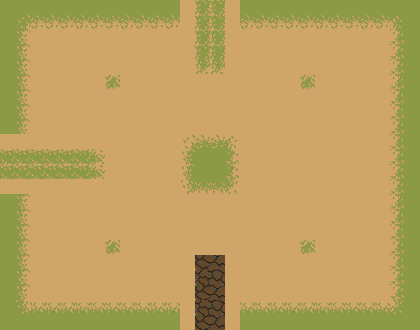

A 2D game scene composited from a Tiled map and its tileset images. What follows is a short description and the map's XML, with every tile layer's data as written:
An orthogonal 28x22 tile map with 15x15 px tiles, 1 tile layer (sueloLayer), 2 tilesets and 21 objects.

<map version="1.10" tiledversion="1.10.2" orientation="orthogonal" renderorder="right-down" width="28" height="22" tilewidth="15" tileheight="15" infinite="0" nextlayerid="3" nextobjectid="32">
 <tileset firstgid="1" source="Ground Tileset.tsx" />
 <tileset firstgid="331" source="bossTileset.tsx" />
 <layer id="1" name="sueloLayer" width="28" height="22">
  <data encoding="csv">
255,255,255,255,255,255,255,255,255,255,255,255,244,257,257,244,255,255,255,255,255,255,255,255,255,255,255,255,
255,221,222,222,222,222,222,222,222,222,222,222,244,257,257,244,222,222,222,222,222,222,222,222,222,222,223,255,
255,243,244,244,244,244,244,244,244,244,244,244,244,257,257,244,244,244,244,244,244,244,244,244,244,244,245,255,
255,243,244,244,244,244,244,244,244,244,244,244,244,257,257,244,244,244,244,244,244,244,244,244,244,244,245,255,
255,243,244,244,244,244,244,244,244,244,244,244,244,279,279,244,244,244,244,244,244,244,244,244,244,244,245,255,
255,243,244,244,244,244,244,301,244,244,244,244,244,244,244,244,244,244,244,244,301,244,244,244,244,244,245,255,
255,243,244,244,244,244,244,244,244,244,244,244,244,244,244,244,244,244,244,244,244,244,244,244,244,244,245,255,
255,243,244,244,244,244,244,244,244,244,244,244,244,244,244,244,244,244,244,244,244,244,244,244,244,244,245,255,
255,243,244,244,244,244,244,244,244,244,244,244,244,244,244,244,244,244,244,244,244,244,244,244,244,244,245,255,
244,244,244,244,244,244,244,244,244,244,244,244,232,233,233,234,244,244,244,244,244,244,244,244,244,244,245,255,
299,299,299,299,299,299,300,244,244,244,244,244,254,255,255,256,244,244,244,244,244,244,244,244,244,244,245,255,
299,299,299,299,299,299,300,244,244,244,244,244,254,255,255,256,244,244,244,244,244,244,244,244,244,244,245,255,
244,244,244,244,244,244,244,244,244,244,244,244,276,277,277,278,244,244,244,244,244,244,244,244,244,244,245,255,
255,243,244,244,244,244,244,244,244,244,244,244,244,244,244,244,244,244,244,244,244,244,244,244,244,244,245,255,
255,243,244,244,244,244,244,244,244,244,244,244,244,244,244,244,244,244,244,244,244,244,244,244,244,244,245,255,
255,243,244,244,244,244,244,244,244,244,244,244,244,244,244,244,244,244,244,244,244,244,244,244,244,244,245,255,
255,243,244,244,244,244,244,301,244,244,244,244,244,244,244,244,244,244,244,244,301,244,244,244,244,244,245,255,
255,243,244,244,244,244,244,244,244,244,244,244,244,545,546,244,244,244,244,244,244,244,244,244,244,244,245,255,
255,243,244,244,244,244,244,244,244,244,244,244,244,630,631,244,244,244,244,244,244,244,244,244,244,244,245,255,
255,243,244,244,244,244,244,244,244,244,244,244,244,715,716,244,244,244,244,244,244,244,244,244,244,244,245,255,
255,265,266,266,266,266,266,266,266,266,266,266,244,630,631,244,266,266,266,266,266,266,266,266,266,266,267,255,
255,255,255,255,255,255,255,255,255,255,255,255,244,715,716,244,255,255,255,255,255,255,255,255,255,255,255,255
</data>
 </layer>
 <objectgroup id="2" name="Colisiones">
  <object id="1" x="0" y="0" width="15" height="120">
   <properties>
    <property name="name" value="pared" />
   </properties>
  </object>
  <object id="2" x="0" y="210" width="15" height="120">
   <properties>
    <property name="name" value="pared" />
   </properties>
  </object>
  <object id="4" x="15" y="315" width="150" height="15">
   <properties>
    <property name="name" value="pared" />
   </properties>
  </object>
  <object id="5" x="255" y="315" width="165" height="15">
   <properties>
    <property name="name" value="pared" />
   </properties>
  </object>
  <object id="6" x="405" y="0" width="15" height="315">
   <properties>
    <property name="name" value="pared" />
   </properties>
  </object>
  <object id="7" x="255" y="0" width="150" height="15">
   <properties>
    <property name="name" value="pared" />
   </properties>
  </object>
  <object id="8" x="15" y="0" width="150" height="15">
   <properties>
    <property name="name" value="pared" />
   </properties>
  </object>
  <object id="9" x="165" y="0" width="90" height="15">
   <properties>
    <property name="name" value="puerta" />
   </properties>
  </object>
  <object id="10" x="0" y="120" width="15" height="90">
   <properties>
    <property name="name" value="puerta" />
   </properties>
  </object>
  <object id="11" x="165" y="315" width="90" height="15">
   <properties>
    <property name="name" value="puerta" />
   </properties>
  </object>
  <object id="12" x="45" y="150" width="30" height="30">
   <properties>
    <property name="name" value="start" />
   </properties>
  </object>
  <object id="13" x="195" y="255" width="30" height="30">
   <properties>
    <property name="name" value="start" />
   </properties>
  </object>
  <object id="14" x="195" y="45" width="30" height="30">
   <properties>
    <property name="name" value="start" />
   </properties>
  </object>
  <object id="15" x="150" y="345" width="120" height="30">
   <properties>
    <property name="name" value="end" />
   </properties>
  </object>
  <object id="17" x="-45" y="105" width="30" height="120">
   <properties>
    <property name="name" value="end" />
   </properties>
  </object>
  <object id="18" x="150" y="-45" width="120" height="30">
   <properties>
    <property name="name" value="end" />
   </properties>
  </object>
  <object id="25" gid="134" x="105" y="90" width="16" height="16">
   <properties>
    <property name="enemigo" value="simple" />
   </properties>
  </object>
  <object id="26" gid="134" x="105" y="255" width="16" height="16">
   <properties>
    <property name="enemigo" value="simple" />
   </properties>
  </object>
  <object id="27" gid="134" x="300" y="255" width="16" height="16">
   <properties>
    <property name="enemigo" value="simple" />
   </properties>
  </object>
  <object id="29" gid="134" x="300" y="90" width="16" height="16">
   <properties>
    <property name="enemigo" value="simple" />
   </properties>
  </object>
  <object id="31" gid="134" x="195" y="179.667" width="30" height="30">
   <properties>
    <property name="enemigo" value="simple" />
   </properties>
  </object>
 </objectgroup>
</map>
